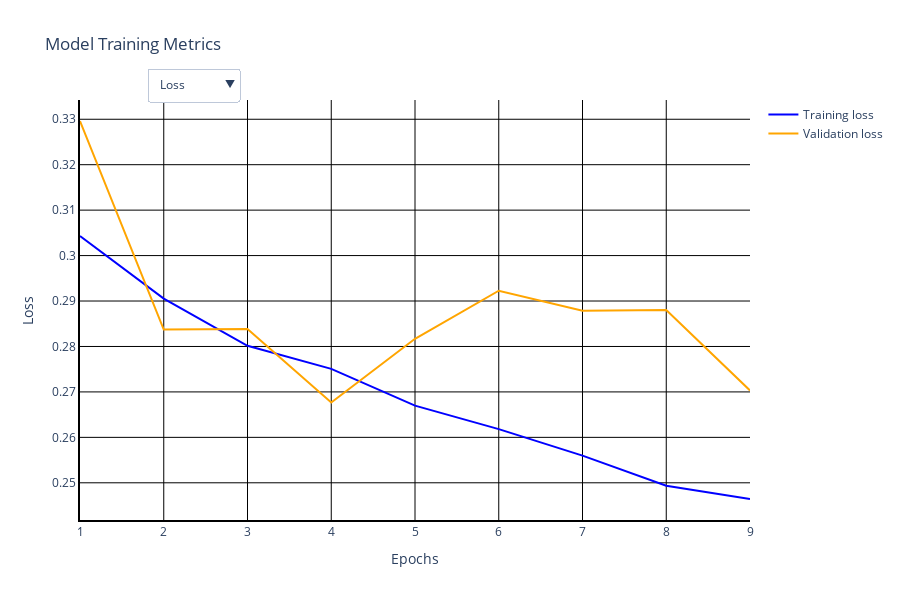

Notebook code for this chart:
### Code cell
import plots

try:
  plot_history(hist)
except:
  plot_history(hist.history)

### Figure 1 — Plotly figure (JSON) as saved in the notebook; plotly's stock layout.template omitted (floating-point values rounded to 4 significant figures)
{"data": [{"line": {"color": "blue"}, "mode": "lines", "name": "Training loss", "type": "scatter", "visible": true, "x": [1, 2, 3, 4, 5, 6, 7, 8, 9], "y": [0.3043, 0.2905, 0.2802, 0.2751, 0.267, 0.2618, 0.256, 0.2494, 0.2464]}, {"line": {"color": "orange"}, "mode": "lines", "name": "Validation loss", "type": "scatter", "visible": true, "x": [1, 2, 3, 4, 5, 6, 7, 8, 9], "y": [0.3296, 0.2837, 0.2839, 0.2677, 0.2817, 0.2923, 0.2879, 0.288, 0.2703]}, {"line": {"color": "blue"}, "mode": "lines", "name": "Training accuracy", "type": "scatter", "visible": false, "x": [1, 2, 3, 4, 5, 6, 7, 8, 9], "y": [0.8722, 0.8787, 0.8851, 0.8874, 0.89, 0.8921, 0.8952, 0.8986, 0.9004]}, {"line": {"color": "orange"}, "mode": "lines", "name": "Validation accuracy", "type": "scatter", "visible": false, "x": [1, 2, 3, 4, 5, 6, 7, 8, 9], "y": [0.8595, 0.8787, 0.88, 0.8922, 0.8794, 0.8787, 0.8815, 0.8754, 0.8887]}, {"line": {"color": "blue"}, "mode": "lines", "name": "Training precision", "type": "scatter", "visible": false, "x": [1, 2, 3, 4, 5, 6, 7, 8, 9], "y": [0.8839, 0.8905, 0.8939, 0.8972, 0.9026, 0.9035, 0.9042, 0.9095, 0.9118]}, {"line": {"color": "orange"}, "mode": "lines", "name": "Validation precision", "type": "scatter", "visible": false, "x": [1, 2, 3, 4, 5, 6, 7, 8, 9], "y": [0.9309, 0.8942, 0.905, 0.9079, 0.9092, 0.867, 0.9255, 0.9118, 0.9119]}], "layout": {"height": 600, "paper_bgcolor": "white", "plot_bgcolor": "white", "title": {"text": "Model Training Metrics"}, "updatemenus": [{"active": 0, "buttons": [{"args": [{"visible": [true, true, false, false, false, false]}, {"title": "Loss over Epochs", "yaxis": {"title": "Loss"}}], "label": "Loss", "method": "update"}, {"args": [{"visible": [false, false, true, true, false, false]}, {"title": "Accuracy over Epochs", "yaxis": {"title": "Accuracy"}}], "label": "Accuracy", "method": "update"}, {"args": [{"visible": [false, false, false, false, true, true]}, {"title": "Precision over Epochs", "yaxis": {"title": "Precision"}}], "label": "Precision", "method": "update"}], "direction": "down", "pad": {"r": 10, "t": 10}, "showactive": true, "x": 0.1, "xanchor": "left", "y": 1.1, "yanchor": "top"}], "xaxis": {"dtick": 1, "gridcolor": "black", "gridwidth": 1, "linecolor": "black", "linewidth": 2, "showgrid": true, "showline": true, "title": {"text": "Epochs"}}, "yaxis": {"gridcolor": "black", "gridwidth": 1, "linecolor": "black", "linewidth": 2, "showgrid": true, "showline": true, "title": {"text": "Loss"}}}}
